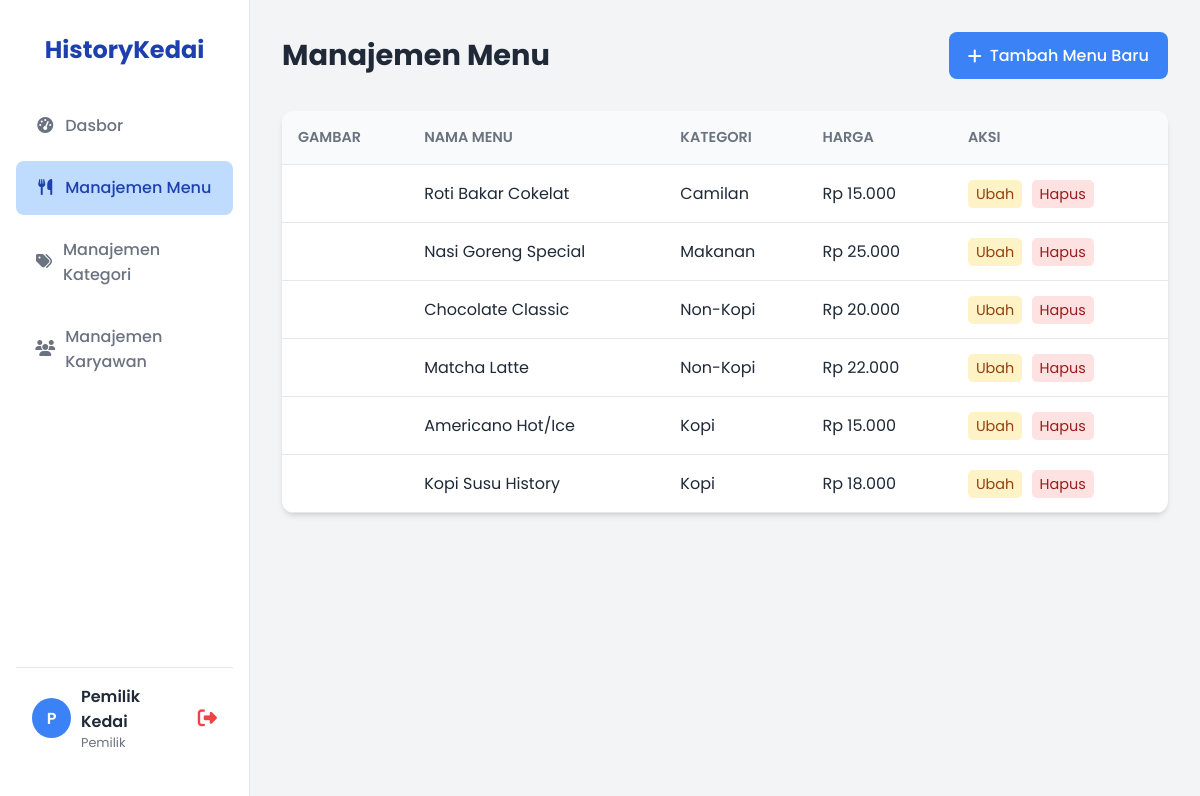
Screenshot of /menu_tampil.php (signed in) with the database file from the repository.
### tables this page shows
CREATE TABLE IF NOT EXISTS `Menu` (
  `id_menu` INT(11) NOT NULL AUTO_INCREMENT,
  `id_kategori` INT(11) NOT NULL,
  `nama_menu` VARCHAR(100) NOT NULL,
  `harga` DECIMAL(10,2) NOT NULL,
  `gambar` VARCHAR(255) DEFAULT '',
  `status_menu` VARCHAR(20) NOT NULL DEFAULT 'Tersedia',
  PRIMARY KEY (`id_menu`),
  KEY `fk_menu_kategori` (`id_kategori`),
  CONSTRAINT `fk_menu_kategori` FOREIGN KEY (`id_kategori`) REFERENCES `Kategori` (`id_kategori`) ON DELETE CASCADE ON UPDATE CASCADE
);

CREATE TABLE IF NOT EXISTS `Kategori` (
  `id_kategori` INT(11) NOT NULL AUTO_INCREMENT,
  `nama_kategori` VARCHAR(100) NOT NULL,
  `status_kategori` VARCHAR(20) NOT NULL DEFAULT 'Tersedia',
  PRIMARY KEY (`id_kategori`)
);

### menu_tampil.php (the view, shortened to what this page needs)
<?php
include 'koneksi.php';
$sql = "SELECT Menu.*, Kategori.nama_kategori
        FROM Menu
        JOIN Kategori ON Menu.id_kategori = Kategori.id_kategori
        WHERE Menu.status_menu = 'Tersedia'
        ORDER BY Menu.id_menu DESC";
$query = mysqli_query($koneksi, $sql);
?>
<!DOCTYPE html>
<html lang="id">
<head>
    <link rel="stylesheet" href="https://cdnjs.cloudflare.com/ajax/libs/font-awesome/6.5.1/css/all.min.css">
</head>
<body>
<aside class="sidebar">
    <div class="logo">HistoryKedai</div>
    <nav class="sidebar-nav">
        <?php
        $jabatan = $_SESSION['jabatan'];
        $halaman_ini = basename($_SERVER['PHP_SELF']);
        ?>
        <a href="dashboard.php"
           class="<?php echo ($halaman_ini == 'dashboard.php') ? 'active' : ''; ?>">
            <span class="icon"><i class="fas fa-tachometer-alt"></i></span> Dasbor
        </a>
        <?php if ($jabatan == 'Pemilik'): ?>
            <a href="menu_tampil.php"
               class="<?php echo (strpos($halaman_ini, 'menu_') === 0) ? 'active' : ''; ?>">
                <span class="icon"><i class="fas fa-utensils"></i></span> Manajemen Menu
            </a>
            <a href="kategori_tampil.php"
               class="<?php echo (strpos($halaman_ini, 'kategori_') === 0) ? 'active' : ''; ?>">
                <span class="icon"><i class="fas fa-tags"></i></span> Manajemen Kategori
            </a>
            <a href="karyawan_tampil.php"
               class="<?php echo (strpos($halaman_ini, 'karyawan_') === 0) ? 'active' : ''; ?>">
                <span class="icon"><i class="fas fa-users"></i></span> Manajemen Karyawan
            </a>
        <?php endif; ?>
    </nav>
    <div class="user-profile">
        <div class="avatar"><?php echo substr($_SESSION['nama'], 0, 1); ?></div>
        <div>
            <div class="name"><?php echo htmlspecialchars($_SESSION['nama']); ?></div>
            <div class="role"><?php echo htmlspecialchars($_SESSION['jabatan']); ?></div>
        </div>
        <a href="logout.php" class="logout-btn"><i class="fas fa-sign-out-alt"></i></a>
    </div>
</aside>
    <main class="main-content">
        <div class="main-header">
            <h1>Manajemen Menu</h1>
            <a href="menu_tambah.php" class="btn-tambah"><i class="fas fa-plus"></i> Tambah Menu Baru</a>
        </div>
        <div class="table-container">
            <table>
                <thead>
                    <tr>
                        <th>Gambar</th>
                        <th>Nama Menu</th>
                        <th>Kategori</th>
                        <th>Harga</th>
                        <th>Aksi</th>
                    </tr>
                </thead>
                <tbody>
                    <?php while ($data = mysqli_fetch_array($query)) { ?>
                        <tr>
                            <td>
                            </td>
                            <td><?php echo htmlspecialchars($data['nama_menu']); ?></td>
                            <td><?php echo htmlspecialchars($data['nama_kategori']); ?></td>
                            <td>Rp <?php echo number_format($data['harga'], 0, ',', '.'); ?></td>
                            <td class="action-links">
                                <a href="menu_ubah.php?id=<?php echo $data['id_menu']; ?>" class="ubah">Ubah</a>
                                <a href="menu_hapus.php?id=<?php echo $data['id_menu']; ?>" class="hapus" onclick="return confirm('Anda yakin ingin menghapus data ini?')">Hapus</a>
                            </td>
                        </tr>
                    <?php } ?>
                </tbody>
            </table>
        </div>
    </main>
</body>
</html>

### menu_tampil.php (style rules this page uses)
:root { --color-blue-primary: #3B82F6; --color-blue-secondary: #BFDBFE; --color-blue-dark: #1E40AF; --color-bg: #F3F4F6; --color-surface: #FFFFFF; --color-text-dark: #1F2937; --color-text-muted: #6B7280; --color-success: #10B981; --color-warning: #F59E0B; --color-danger: #EF4444; --shadow: 0 4px 6px -1px rgb(0 0 0 / 0.1), 0 2px 4px -2px rgb(0 0 0 / 0.1); --border-radius: 12px; --font-body: 'Poppins', sans-serif; }
* { box-sizing: border-box; }
body { font-family: var(--font-body); margin: 0; background-color: var(--color-bg); color: var(--color-text-dark); display: flex; }
.sidebar { width: 250px; background: var(--color-surface); height: 100vh; padding: 2rem 1rem; display: flex; flex-direction: column; border-right: 1px solid #E5E7EB; position: fixed; }
.sidebar .logo { font-weight: 700; font-size: 1.5rem; color: var(--color-blue-dark); margin-bottom: 2rem; text-align: center; }
.sidebar-nav a { display: flex; align-items: center; gap: 10px; padding: 0.9rem 1.2rem; text-decoration: none; color: var(--color-text-muted); font-weight: 500; border-radius: 8px; margin-bottom: 0.5rem; transition: all 0.2s ease; }
.sidebar-nav a:hover, .sidebar-nav a.active { background-color: var(--color-blue-secondary); color: var(--color-blue-dark); }
.sidebar-nav a .icon { width: 20px; text-align: center; }
.user-profile { margin-top: auto; display: flex; align-items: center; gap: 10px; padding: 1rem; border-top: 1px solid #E5E7EB; }
.user-profile .avatar { width: 40px; height: 40px; border-radius: 50%; background: var(--color-blue-primary); color: white; display: flex; align-items: center; justify-content: center; font-weight: 600; }
.user-profile .name { font-weight: 600; }
.user-profile .role { font-size: 0.8em; color: var(--color-text-muted); }
.logout-btn { color: var(--color-danger); text-decoration: none; margin-left: auto; font-size: 1.2em; }
.main-content { margin-left: 250px; flex-grow: 1; padding: 2rem; }
.main-header { display: flex; justify-content: space-between; align-items: center; margin-bottom: 2rem; }
.main-header h1 { margin: 0; font-size: 1.8rem; }
.btn-tambah { background-color: var(--color-blue-primary); color: white; padding: 0.7rem 1.2rem; border-radius: 8px; text-decoration: none; font-weight: 500; display: inline-flex; align-items: center; gap: 8px; transition: background-color 0.2s ease; }
.table-container { background: var(--color-surface); border-radius: var(--border-radius); box-shadow: var(--shadow); overflow: hidden; }
table { width: 100%; border-collapse: collapse; }
th, td { padding: 1rem; text-align: left; border-bottom: 1px solid #E5E7EB; }
thead th { background-color: #F9FAFB; color: var(--color-text-muted); font-weight: 600; font-size: 0.9em; text-transform: uppercase; }
.action-links a { text-decoration: none; padding: 4px 8px; border-radius: 5px; font-size: 0.9em; margin-right: 5px; }
.action-links .ubah { background-color: #FEF3C7; color: #92400E; }
.action-links .hapus { background-color: #FEE2E2; color: #991B1B; }

### rows the page displays
menu: nama_menu "Roti Bakar Cokelat", id_kategori.nama_kategori "Camilan", harga "15.000"
menu: nama_menu "Nasi Goreng Special", id_kategori.nama_kategori "Makanan", harga "25.000"
menu: nama_menu "Chocolate Classic", id_kategori.nama_kategori "Non-Kopi", harga "20.000"
menu: nama_menu "Matcha Latte", id_kategori.nama_kategori "Non-Kopi", harga "22.000"
menu: nama_menu "Americano Hot/Ice", id_kategori.nama_kategori "Kopi", harga "15.000"
menu: nama_menu "Kopi Susu History", id_kategori.nama_kategori "Kopi", harga "18.000"

### other values shown
substr($_SESSION['nama'], 0, 1) "P"
$_SESSION['nama'] "Pemilik Kedai"
$_SESSION['jabatan'] "Pemilik"
